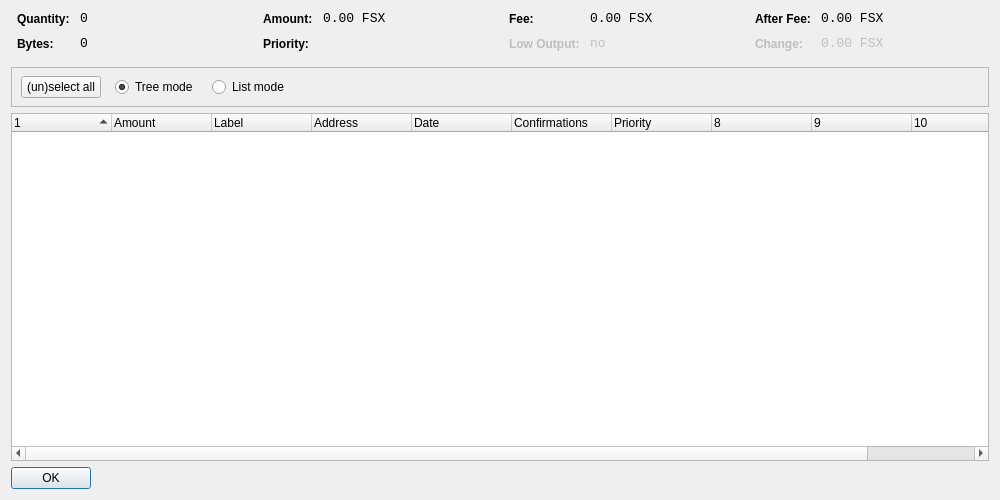
<?xml version="1.0" encoding="UTF-8"?>
<ui version="4.0">
 <class>CoinControlDialog</class>
 <widget class="QDialog" name="CoinControlDialog">
  <property name="geometry">
   <rect>
    <x>0</x>
    <y>0</y>
    <width>1000</width>
    <height>500</height>
   </rect>
  </property>
  <property name="windowTitle">
   <string>Coin Control</string>
  </property>
  <property name="styleSheet">
   <string notr="true">background-image: url(:/images/bk);</string>
  </property>
  <layout class="QVBoxLayout" name="verticalLayout">
   <item>
    <layout class="QHBoxLayout" name="horizontalLayoutTop" stretch="0,0,0,0">
     <property name="topMargin">
      <number>0</number>
     </property>
     <property name="bottomMargin">
      <number>10</number>
     </property>
     <item>
      <layout class="QFormLayout" name="formLayoutCoinControl1">
       <property name="horizontalSpacing">
        <number>10</number>
       </property>
       <property name="verticalSpacing">
        <number>10</number>
       </property>
       <property name="leftMargin">
        <number>6</number>
       </property>
       <property name="rightMargin">
        <number>6</number>
       </property>
       <item row="0" column="0">
        <widget class="QLabel" name="labelCoinControlQuantityText">
         <property name="styleSheet">
          <string notr="true">font-weight:bold;</string>
         </property>
         <property name="text">
          <string>Quantity:</string>
         </property>
        </widget>
       </item>
       <item row="0" column="1">
        <widget class="QLabel" name="labelCoinControlQuantity">
         <property name="font">
          <font>
           <family>Monospace</family>
           <pointsize>10</pointsize>
          </font>
         </property>
         <property name="cursor">
          <cursorShape>IBeamCursor</cursorShape>
         </property>
         <property name="contextMenuPolicy">
          <enum>Qt::ActionsContextMenu</enum>
         </property>
         <property name="text">
          <string notr="true">0</string>
         </property>
         <property name="textInteractionFlags">
          <set>Qt::LinksAccessibleByMouse|Qt::TextSelectableByKeyboard|Qt::TextSelectableByMouse</set>
         </property>
        </widget>
       </item>
       <item row="1" column="0">
        <widget class="QLabel" name="labelCoinControlBytesText">
         <property name="styleSheet">
          <string notr="true">font-weight:bold;</string>
         </property>
         <property name="text">
          <string>Bytes:</string>
         </property>
        </widget>
       </item>
       <item row="1" column="1">
        <widget class="QLabel" name="labelCoinControlBytes">
         <property name="font">
          <font>
           <family>Monospace</family>
           <pointsize>10</pointsize>
          </font>
         </property>
         <property name="cursor">
          <cursorShape>IBeamCursor</cursorShape>
         </property>
         <property name="contextMenuPolicy">
          <enum>Qt::ActionsContextMenu</enum>
         </property>
         <property name="text">
          <string notr="true">0</string>
         </property>
         <property name="textInteractionFlags">
          <set>Qt::LinksAccessibleByMouse|Qt::TextSelectableByKeyboard|Qt::TextSelectableByMouse</set>
         </property>
        </widget>
       </item>
      </layout>
     </item>
     <item>
      <layout class="QFormLayout" name="formLayoutCoinControl2">
       <property name="horizontalSpacing">
        <number>10</number>
       </property>
       <property name="verticalSpacing">
        <number>10</number>
       </property>
       <property name="leftMargin">
        <number>6</number>
       </property>
       <property name="rightMargin">
        <number>6</number>
       </property>
       <item row="0" column="0">
        <widget class="QLabel" name="labelCoinControlAmountText">
         <property name="styleSheet">
          <string notr="true">font-weight:bold;</string>
         </property>
         <property name="text">
          <string>Amount:</string>
         </property>
        </widget>
       </item>
       <item row="0" column="1">
        <widget class="QLabel" name="labelCoinControlAmount">
         <property name="font">
          <font>
           <family>Monospace</family>
           <pointsize>10</pointsize>
          </font>
         </property>
         <property name="cursor">
          <cursorShape>IBeamCursor</cursorShape>
         </property>
         <property name="contextMenuPolicy">
          <enum>Qt::ActionsContextMenu</enum>
         </property>
         <property name="text">
          <string notr="true">0.00 FSX</string>
         </property>
         <property name="textInteractionFlags">
          <set>Qt::LinksAccessibleByMouse|Qt::TextSelectableByKeyboard|Qt::TextSelectableByMouse</set>
         </property>
        </widget>
       </item>
       <item row="1" column="0">
        <widget class="QLabel" name="labelCoinControlPriorityText">
         <property name="styleSheet">
          <string notr="true">font-weight:bold;</string>
         </property>
         <property name="text">
          <string>Priority:</string>
         </property>
        </widget>
       </item>
       <item row="1" column="1">
        <widget class="QLabel" name="labelCoinControlPriority">
         <property name="font">
          <font>
           <family>Monospace</family>
           <pointsize>10</pointsize>
          </font>
         </property>
         <property name="cursor">
          <cursorShape>IBeamCursor</cursorShape>
         </property>
         <property name="contextMenuPolicy">
          <enum>Qt::ActionsContextMenu</enum>
         </property>
         <property name="text">
          <string/>
         </property>
         <property name="textInteractionFlags">
          <set>Qt::LinksAccessibleByMouse|Qt::TextSelectableByKeyboard|Qt::TextSelectableByMouse</set>
         </property>
        </widget>
       </item>
      </layout>
     </item>
     <item>
      <layout class="QFormLayout" name="formLayoutCoinControl3">
       <property name="horizontalSpacing">
        <number>10</number>
       </property>
       <property name="verticalSpacing">
        <number>10</number>
       </property>
       <property name="leftMargin">
        <number>6</number>
       </property>
       <property name="rightMargin">
        <number>6</number>
       </property>
       <item row="0" column="0">
        <widget class="QLabel" name="labelCoinControlFeeText">
         <property name="styleSheet">
          <string notr="true">font-weight:bold;</string>
         </property>
         <property name="text">
          <string>Fee:</string>
         </property>
        </widget>
       </item>
       <item row="0" column="1">
        <widget class="QLabel" name="labelCoinControlFee">
         <property name="font">
          <font>
           <family>Monospace</family>
           <pointsize>10</pointsize>
          </font>
         </property>
         <property name="cursor">
          <cursorShape>IBeamCursor</cursorShape>
         </property>
         <property name="contextMenuPolicy">
          <enum>Qt::ActionsContextMenu</enum>
         </property>
         <property name="text">
          <string notr="true">0.00 FSX</string>
         </property>
         <property name="textInteractionFlags">
          <set>Qt::LinksAccessibleByMouse|Qt::TextSelectableByKeyboard|Qt::TextSelectableByMouse</set>
         </property>
        </widget>
       </item>
       <item row="1" column="0">
        <widget class="QLabel" name="labelCoinControlLowOutputText">
         <property name="enabled">
          <bool>false</bool>
         </property>
         <property name="styleSheet">
          <string notr="true">font-weight:bold;</string>
         </property>
         <property name="text">
          <string>Low Output:</string>
         </property>
        </widget>
       </item>
       <item row="1" column="1">
        <widget class="QLabel" name="labelCoinControlLowOutput">
         <property name="enabled">
          <bool>false</bool>
         </property>
         <property name="font">
          <font>
           <family>Monospace</family>
           <pointsize>10</pointsize>
          </font>
         </property>
         <property name="cursor">
          <cursorShape>IBeamCursor</cursorShape>
         </property>
         <property name="contextMenuPolicy">
          <enum>Qt::ActionsContextMenu</enum>
         </property>
         <property name="text">
          <string notr="true">no</string>
         </property>
         <property name="textInteractionFlags">
          <set>Qt::LinksAccessibleByMouse|Qt::TextSelectableByKeyboard|Qt::TextSelectableByMouse</set>
         </property>
        </widget>
       </item>
      </layout>
     </item>
     <item>
      <layout class="QFormLayout" name="formLayoutCoinControl4">
       <property name="horizontalSpacing">
        <number>10</number>
       </property>
       <property name="verticalSpacing">
        <number>10</number>
       </property>
       <property name="leftMargin">
        <number>6</number>
       </property>
       <property name="rightMargin">
        <number>6</number>
       </property>
       <item row="0" column="0">
        <widget class="QLabel" name="labelCoinControlAfterFeeText">
         <property name="styleSheet">
          <string notr="true">font-weight:bold;</string>
         </property>
         <property name="text">
          <string>After Fee:</string>
         </property>
        </widget>
       </item>
       <item row="0" column="1">
        <widget class="QLabel" name="labelCoinControlAfterFee">
         <property name="font">
          <font>
           <family>Monospace</family>
           <pointsize>10</pointsize>
          </font>
         </property>
         <property name="cursor">
          <cursorShape>IBeamCursor</cursorShape>
         </property>
         <property name="contextMenuPolicy">
          <enum>Qt::ActionsContextMenu</enum>
         </property>
         <property name="text">
          <string notr="true">0.00 FSX</string>
         </property>
         <property name="textInteractionFlags">
          <set>Qt::LinksAccessibleByMouse|Qt::TextSelectableByKeyboard|Qt::TextSelectableByMouse</set>
         </property>
        </widget>
       </item>
       <item row="1" column="0">
        <widget class="QLabel" name="labelCoinControlChangeText">
         <property name="enabled">
          <bool>false</bool>
         </property>
         <property name="styleSheet">
          <string notr="true">font-weight:bold;</string>
         </property>
         <property name="text">
          <string>Change:</string>
         </property>
        </widget>
       </item>
       <item row="1" column="1">
        <widget class="QLabel" name="labelCoinControlChange">
         <property name="enabled">
          <bool>false</bool>
         </property>
         <property name="font">
          <font>
           <family>Monospace</family>
           <pointsize>10</pointsize>
          </font>
         </property>
         <property name="cursor">
          <cursorShape>IBeamCursor</cursorShape>
         </property>
         <property name="contextMenuPolicy">
          <enum>Qt::ActionsContextMenu</enum>
         </property>
         <property name="text">
          <string notr="true">0.00 FSX</string>
         </property>
         <property name="textInteractionFlags">
          <set>Qt::LinksAccessibleByMouse|Qt::TextSelectableByKeyboard|Qt::TextSelectableByMouse</set>
         </property>
        </widget>
       </item>
      </layout>
     </item>
    </layout>
   </item>
   <item>
    <widget class="QFrame" name="frame">
     <property name="minimumSize">
      <size>
       <width>0</width>
       <height>40</height>
      </size>
     </property>
     <property name="frameShape">
      <enum>QFrame::StyledPanel</enum>
     </property>
     <property name="frameShadow">
      <enum>QFrame::Sunken</enum>
     </property>
     <widget class="QWidget" name="horizontalLayoutWidget">
      <property name="geometry">
       <rect>
        <x>10</x>
        <y>0</y>
        <width>781</width>
        <height>41</height>
       </rect>
      </property>
      <layout class="QHBoxLayout" name="horizontalLayoutPanel" stretch="0,0,0,0">
       <property name="spacing">
        <number>14</number>
       </property>
       <item>
        <widget class="QPushButton" name="pushButtonSelectAll">
         <property name="sizePolicy">
          <sizepolicy hsizetype="Maximum" vsizetype="Fixed">
           <horstretch>0</horstretch>
           <verstretch>0</verstretch>
          </sizepolicy>
         </property>
         <property name="text">
          <string>(un)select all</string>
         </property>
        </widget>
       </item>
       <item>
        <widget class="QRadioButton" name="radioTreeMode">
         <property name="sizePolicy">
          <sizepolicy hsizetype="Maximum" vsizetype="Fixed">
           <horstretch>0</horstretch>
           <verstretch>0</verstretch>
          </sizepolicy>
         </property>
         <property name="text">
          <string>Tree mode</string>
         </property>
         <property name="checked">
          <bool>true</bool>
         </property>
        </widget>
       </item>
       <item>
        <widget class="QRadioButton" name="radioListMode">
         <property name="sizePolicy">
          <sizepolicy hsizetype="Maximum" vsizetype="Fixed">
           <horstretch>0</horstretch>
           <verstretch>0</verstretch>
          </sizepolicy>
         </property>
         <property name="text">
          <string>List mode</string>
         </property>
        </widget>
       </item>
       <item>
        <spacer name="horizontalSpacer">
         <property name="orientation">
          <enum>Qt::Horizontal</enum>
         </property>
         <property name="sizeHint" stdset="0">
          <size>
           <width>40</width>
           <height>20</height>
          </size>
         </property>
        </spacer>
       </item>
      </layout>
     </widget>
    </widget>
   </item>
   <item>
    <widget class="CoinControlTreeWidget" name="treeWidget">
     <property name="contextMenuPolicy">
      <enum>Qt::CustomContextMenu</enum>
     </property>
     <property name="sortingEnabled">
      <bool>false</bool>
     </property>
     <property name="columnCount">
      <number>11</number>
     </property>
     <attribute name="headerShowSortIndicator" stdset="0">
      <bool>true</bool>
     </attribute>
     <attribute name="headerStretchLastSection">
      <bool>false</bool>
     </attribute>
     <column>
      <property name="text">
       <string/>
      </property>
     </column>
     <column>
      <property name="text">
       <string>Amount</string>
      </property>
     </column>
     <column>
      <property name="text">
       <string>Label</string>
      </property>
     </column>
     <column>
      <property name="text">
       <string>Address</string>
      </property>
     </column>
     <column>
      <property name="text">
       <string>Date</string>
      </property>
     </column>
     <column>
      <property name="text">
       <string>Confirmations</string>
      </property>
      <property name="toolTip">
       <string>Confirmed</string>
      </property>
     </column>
     <column>
      <property name="text">
       <string>Priority</string>
      </property>
     </column>
     <column>
      <property name="text">
       <string/>
      </property>
     </column>
     <column>
      <property name="text">
       <string/>
      </property>
     </column>
     <column>
      <property name="text">
       <string/>
      </property>
     </column>
     <column>
      <property name="text">
       <string/>
      </property>
     </column>
    </widget>
   </item>
   <item>
    <widget class="QDialogButtonBox" name="buttonBox">
     <property name="sizePolicy">
      <sizepolicy hsizetype="Maximum" vsizetype="Fixed">
       <horstretch>0</horstretch>
       <verstretch>0</verstretch>
      </sizepolicy>
     </property>
     <property name="orientation">
      <enum>Qt::Horizontal</enum>
     </property>
     <property name="standardButtons">
      <set>QDialogButtonBox::Ok</set>
     </property>
    </widget>
   </item>
  </layout>
 </widget>
 <customwidgets>
  <customwidget>
   <class>CoinControlTreeWidget</class>
   <extends>QTreeWidget</extends>
   <header>coincontroltreewidget.h</header>
  </customwidget>
 </customwidgets>
 <resources/>
 <connections/>
</ui>
